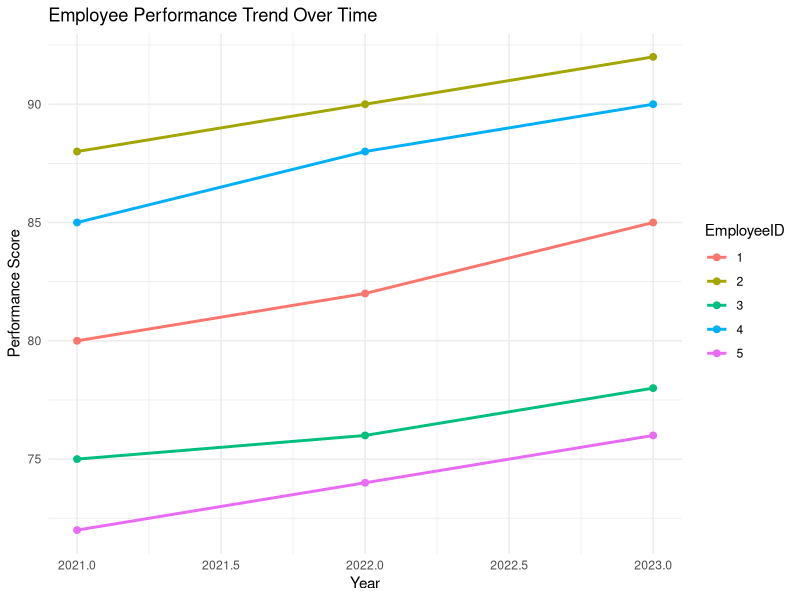

Write R code to recreate this figure.
library(ggplot2)

df3_time <- data.frame(
  Year = rep(2021:2023, each = 5),
  EmployeeID = factor(rep(1:5, 3)),
  Score = c(80, 88, 75, 85, 72, 82, 90, 76, 88, 74, 85, 92, 78, 90, 76)
)

ggplot(df3_time, aes(x = Year, y = Score, color = EmployeeID, group = EmployeeID)) +
  geom_line(size = 1) +
  geom_point(size = 2) +
  labs(title = "Employee Performance Trend Over Time", x = "Year", y = "Performance Score") +
  theme_minimal()
